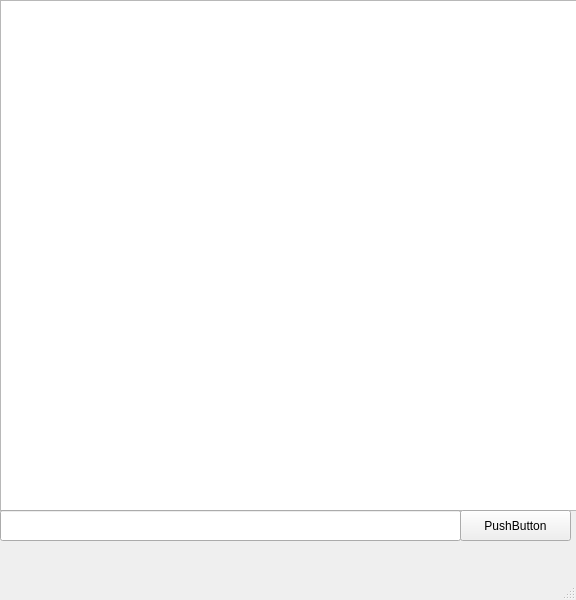
<?xml version="1.0" encoding="UTF-8"?>
<ui version="4.0">
 <class>MainWindow</class>
 <widget class="QMainWindow" name="MainWindow">
  <property name="geometry">
   <rect>
    <x>0</x>
    <y>0</y>
    <width>576</width>
    <height>600</height>
   </rect>
  </property>
  <property name="windowTitle">
   <string>MainWindow</string>
  </property>
  <widget class="QWidget" name="centralwidget">
   <widget class="QTableWidget" name="tableWidget">
    <property name="geometry">
     <rect>
      <x>0</x>
      <y>0</y>
      <width>581</width>
      <height>511</height>
     </rect>
    </property>
   </widget>
   <widget class="QLineEdit" name="lineEdit">
    <property name="geometry">
     <rect>
      <x>0</x>
      <y>510</y>
      <width>461</width>
      <height>31</height>
     </rect>
    </property>
   </widget>
   <widget class="QPushButton" name="pushButton">
    <property name="geometry">
     <rect>
      <x>460</x>
      <y>510</y>
      <width>111</width>
      <height>31</height>
     </rect>
    </property>
    <property name="text">
     <string>PushButton</string>
    </property>
   </widget>
  </widget>
  <widget class="QMenuBar" name="menubar">
   <property name="geometry">
    <rect>
     <x>0</x>
     <y>0</y>
     <width>576</width>
     <height>26</height>
    </rect>
   </property>
  </widget>
  <widget class="QStatusBar" name="statusbar"/>
 </widget>
 <resources/>
 <connections/>
</ui>
